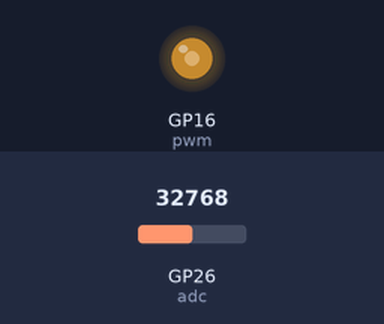
Bench run of a program on a simulated Raspberry Pi Pico running MicroPython. Parts: output pins drawn as LEDs (lit = HIGH). Inputs (shaded band) come from the test bench; at power-on: GP26 (adc) = 32768 (analog values on the 0–65535 scale).

Above: at 1.2 s.
1.3 s: GP26 (adc) set to 45874
At 2.2 s:
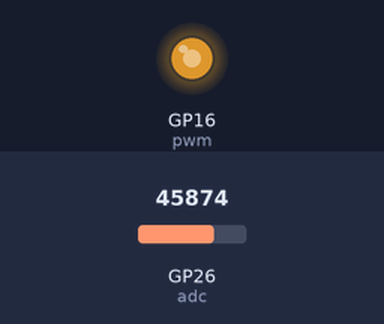
2.8 s: GP26 (adc) set to 57670
At 3.3 s:
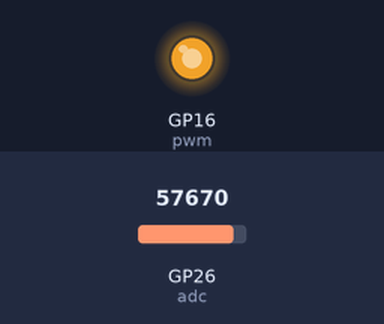
4.3 s: GP26 (adc) set to 7864
At 5.5 s:
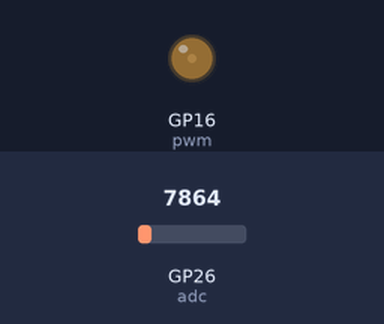
5.8 s: GP26 (adc) set to 0
At 6.9 s:
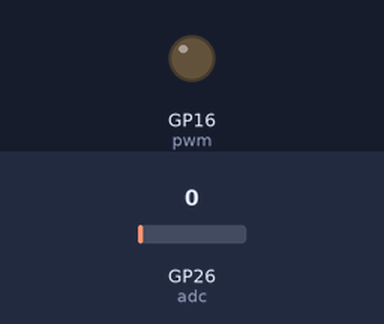
Timing chart, 0 to 8.3 s (numbered marks = the images above; inputs shaded):
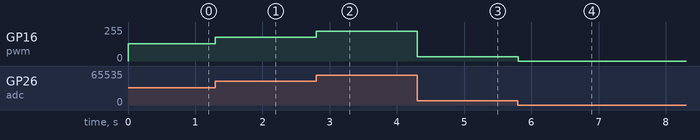

Measured:
- after the input at 1.3 s, GP16 (pwm): 128/255 → 178/255 at once
- after the input at 2.8 s, GP16 (pwm): 178/255 → 224/255 at once
- after the input at 4.3 s, GP16 (pwm): 224/255 → 31/255 at once
- after the input at 5.8 s, GP16 (pwm): 31/255 → 0/255 at once

The program:

Project_24.2_Night_Lamp.py
```python
from machine import Pin, ADC, PWM
import time

adc = ADC(26) # Initialize the potentiometer to pin 26 (ADC function)
pwm = PWM(Pin(16)) # Initialize the led's PWM to pin 16
pwm.freq(10000) # Define the PWM frequency as 1000
try:
    while True:
        adcValue = adc.read_u16() # read the ADC value of photoresistance
        pwm.duty_u16(adcValue) # map ADC value to the duty cycle of PWM to control led brightness
        time.sleep(0.1) # delay
except:
    pwm.deinit()
```
